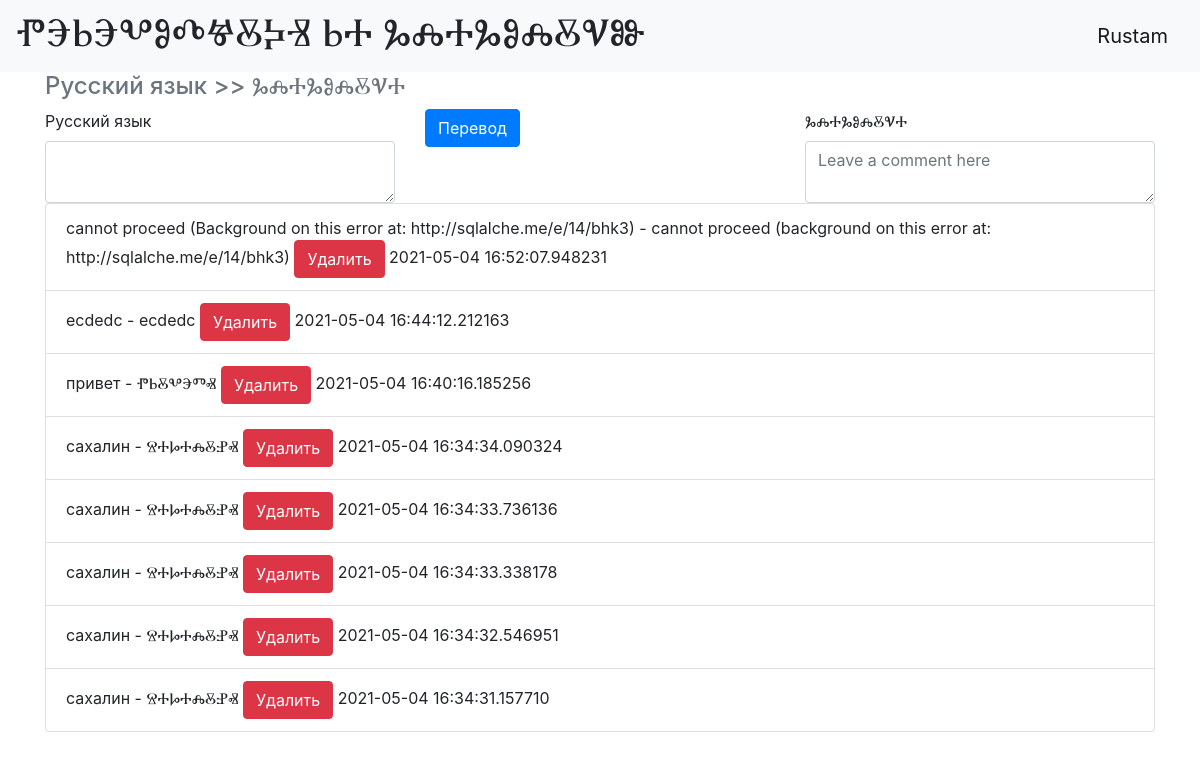
/ (signed in), run on an earlier commit of the app's database.
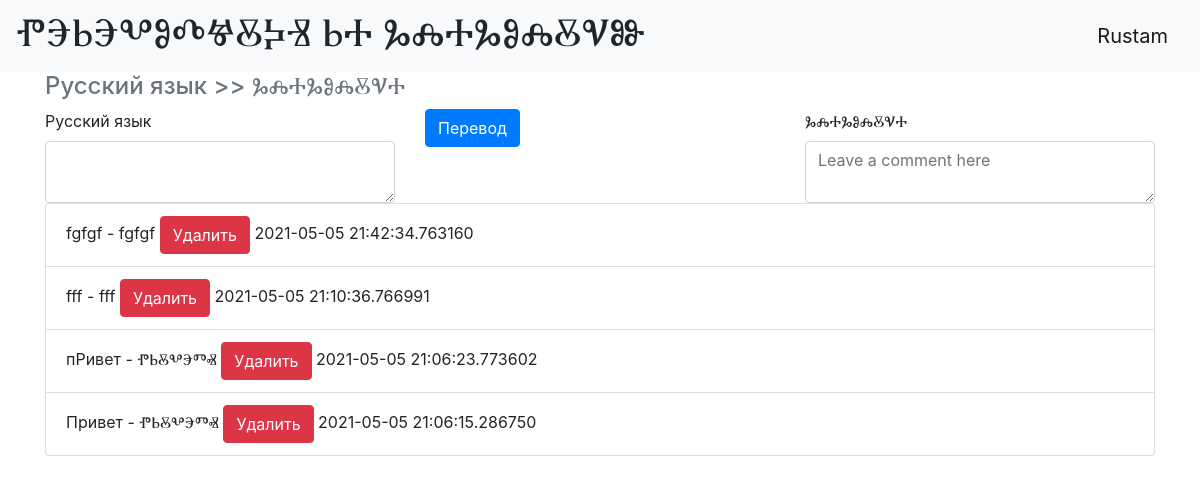
And on a later commit of the database.
### data/users.py (models this page shows, shortened)
class User(SqlAlchemyBase, UserMixin, SerializerMixin):
    __tablename__ = 'users'
    id = sqlalchemy.Column(sqlalchemy.Integer,
                           primary_key=True, autoincrement=True)
    name = sqlalchemy.Column(sqlalchemy.String, nullable=True)
    about = sqlalchemy.Column(sqlalchemy.String, nullable=True)
    email = sqlalchemy.Column(sqlalchemy.String,
                              index=True, unique=True, nullable=True)
    hashed_password = sqlalchemy.Column(sqlalchemy.String, nullable=True)
    created_date = sqlalchemy.Column(sqlalchemy.DateTime,
                                     default=datetime.datetime.now)
    history = orm.relation("History", back_populates='user')

### data/history.py (models this page shows)
class History(SqlAlchemyBase, SerializerMixin):
    __tablename__ = 'history'
    id = sqlalchemy.Column(sqlalchemy.Integer,
                           primary_key=True, autoincrement=True)
    content = sqlalchemy.Column(sqlalchemy.String, nullable=True)
    result = sqlalchemy.Column(sqlalchemy.String, nullable=True)
    created_date = sqlalchemy.Column(sqlalchemy.DateTime,
                                     default=datetime.datetime.now)
    user_id = sqlalchemy.Column(sqlalchemy.Integer,
                                sqlalchemy.ForeignKey("users.id"))
    user = orm.relation('User')

### main.py (the view, shortened to what this page needs)
@app.route('/', methods=['GET', 'POST'])
def main_translate():
    form = TranslateForm()
    history_list = []
    if current_user.is_authenticated:
        db_sess = db_session.create_session()
        history_list = db_sess.query(History).filter(History.user_id ==
                                                     str(current_user.id)).all()[::-1]
        db_sess.close()
    return render_template('index.html', title='ⰒⰅⰓⰅⰂⰑⰄⰝⰋⰍⰠ ⰓⰀ ⰃⰎⰀⰃⰑⰎⰋⰜⰖ',
                           form=form, history=history_list)

### forms/translate_form.py
class TranslateForm(FlaskForm):
    content = TextAreaField("Русский язык", validators=[DataRequired()])
    submit = SubmitField("Перевод")

### data/db_session.py (called while the page is built)
def create_session() -> Session:
    global __factory
    return __factory()

### main.py (called while the page is built)
@login_manager.user_loader
def load_user(user_id):
    db_sess = db_session.create_session()
    return db_sess.query(User).get(user_id)

### templates/index.html (shortened to what this page needs)
{% extends "base.html" %}
{% block content %}
<h4 class="text-muted">Русский язык >> ⰃⰎⰀⰃⰑⰎⰋⰜⰀ</h4>
<form action="" method="post">
    <div class="row g-2">
        <div class="col-md">
            <div class="form-floating">
                {{form.content.label}}<br>
                {{form.content(class="form-control") }}
            </div>
        </div>
        <div class="col-md">
            {{ form.submit(type="submit", class="btn btn-primary")}}
        </div>
        <div class="col-md">
            <div class="form-floating">
                <label for="floatingTextarea">ⰃⰎⰀⰃⰑⰎⰋⰜⰀ</label><br>
                <textarea class="form-control" placeholder="Leave a comment here"
                          id="floatingTextarea">{{result}}</textarea>
            </div>
        </div>
    </div>
</form>
<ul class="list-group list-group-horizontal-xxl">
    {% for item in history %}
    <li class="list-group-item">{{item.content}} - {{item.result}} <a href="/old_trans_delete/{{ item.id }}" class="btn btn-danger">
        Удалить
    </a> {{item.created_date}}</li>
    {% endfor %}
</ul>
{% endblock %}

### templates/base.html (shortened to what this page needs)
<!doctype html>
<html lang="en">
<head>
    <link rel="stylesheet" href="https://cdn.jsdelivr.net/npm/bootstrap@4.6.0/dist/css/bootstrap.min.css"
>
</head>
<body>
<header>
    <nav class="navbar navbar-light bg-light">
        <h1 class="h1">ⰒⰅⰓⰅⰂⰑⰄⰝⰋⰍⰠ ⰓⰀ ⰃⰎⰀⰃⰑⰎⰋⰜⰖ</h1>
        {% if current_user.is_authenticated %}
        <a class="navbar-brand" href="/logout">{{ current_user.name }}</a>
        {% else %}
        <p>
            <a class="btn btn-primary " href="/register">Зарегистрироваться</a>
            <a class="btn btn-success" href="/login">Войти</a>
        </p>
        {% endif %}
    </nav>
</header>
<main role="main" class="container">
    {% block content %}{% endblock %}
</main>
</body>
</html>

What changed in the data, as far as the page shows it:
removed History: content "cannot proceed (Background on this error at: http://sqlalche.me/e/14/bhk3)", result "cannot proceed (background on this error at: http://sqlalche.me/e/14/bhk3)", created_date "2021-05-04 16:52:07.948231"
removed History: content "ecdedc", result "ecdedc", created_date "2021-05-04 16:44:12.212163"
removed History: content "привет", result "ⰒⰓⰋⰂⰅⰕⰟ", created_date "2021-05-04 16:40:16.185256"
removed History: content "сахалин", result "ⰔⰀⰘⰀⰎⰋⰐⰟ", created_date "2021-05-04 16:34:34.090324"
removed History: content "сахалин", result "ⰔⰀⰘⰀⰎⰋⰐⰟ", created_date "2021-05-04 16:34:33.736136"
removed History: content "сахалин", result "ⰔⰀⰘⰀⰎⰋⰐⰟ", created_date "2021-05-04 16:34:33.338178"
removed History: content "сахалин", result "ⰔⰀⰘⰀⰎⰋⰐⰟ", created_date "2021-05-04 16:34:32.546951"
removed History: content "сахалин", result "ⰔⰀⰘⰀⰎⰋⰐⰟ", created_date "2021-05-04 16:34:31.157710"
added History: content "fgfgf", result "fgfgf", created_date "2021-05-05 21:42:34.763160"
added History: content "fff", result "fff", created_date "2021-05-05 21:10:36.766991"
added History: content "пРивет", result "ⰒⰓⰋⰂⰅⰕⰟ", created_date "2021-05-05 21:06:23.773602"
added History: content "Привет", result "ⰒⰓⰋⰂⰅⰕⰟ", created_date "2021-05-05 21:06:15.286750"
